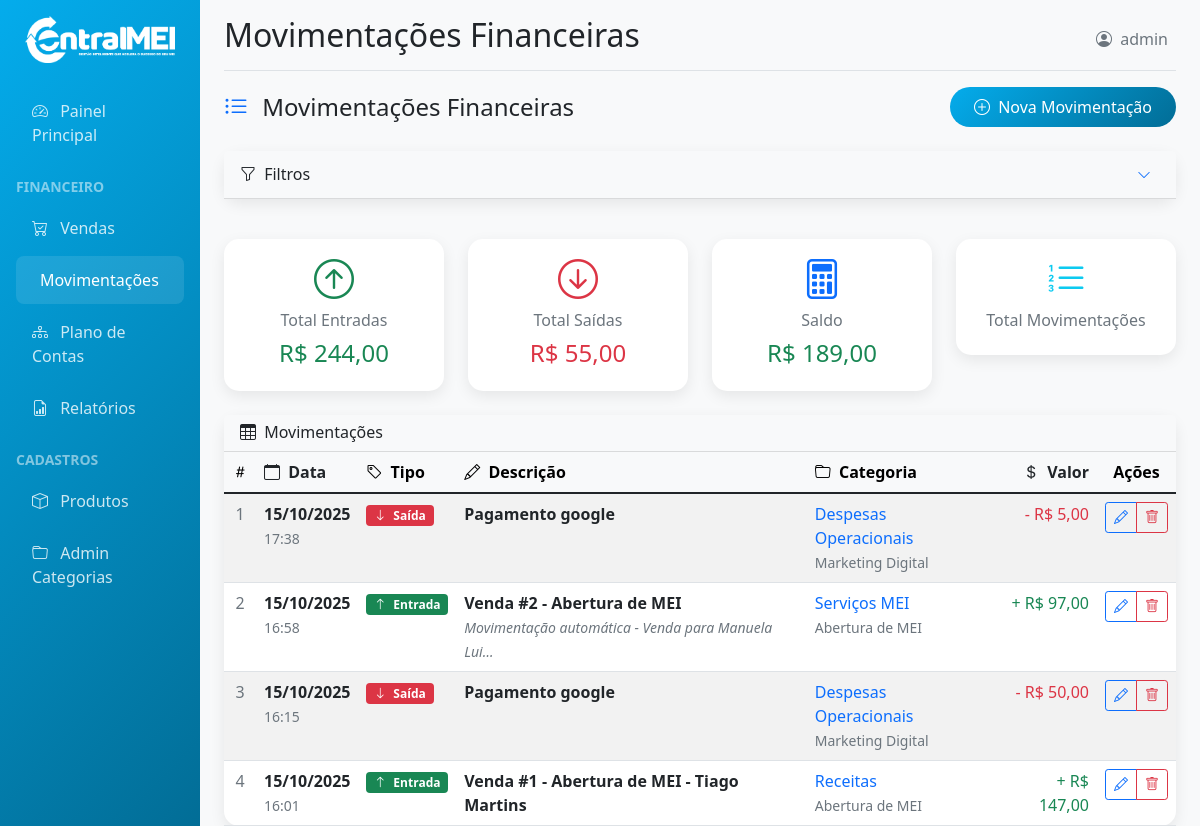
Page /dashboard/movimentacoes/ (signed in) on the earlier database version.
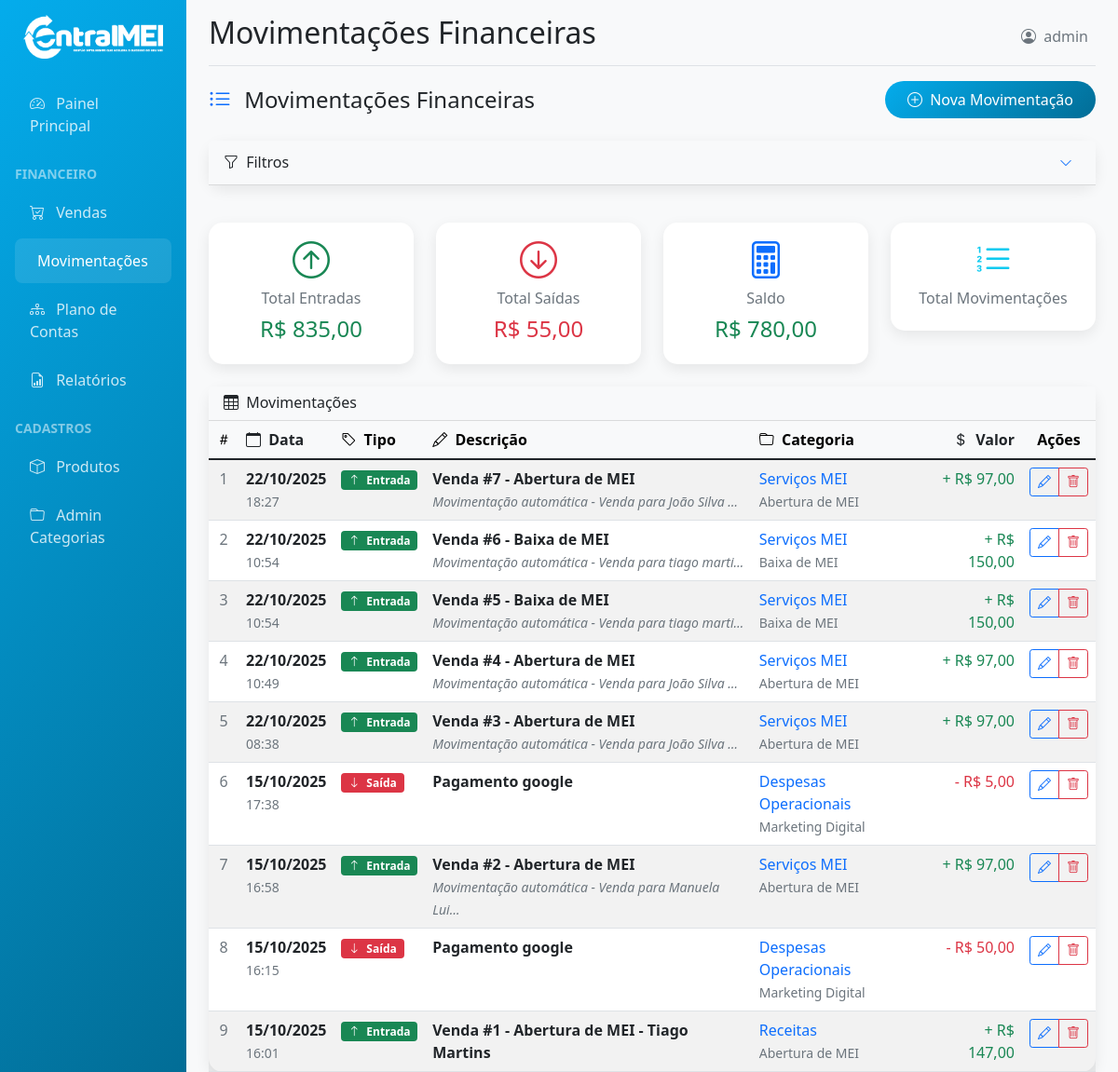
Same page on the later database version.
### dashboard/models.py (models this page shows, shortened)
class MovimentacaoCaixa(models.Model):
    TIPO_CHOICES = [
        ('entrada', 'Entrada'),
        ('saida', 'Saída'),
    ]
    tipo = models.CharField(max_length=10, choices=TIPO_CHOICES)
    categoria = models.ForeignKey(CategoriaPlanoContas, on_delete=models.CASCADE, related_name='movimentacoes', null=True, blank=True)
    subcategoria = models.ForeignKey(SubcategoriaPlanoContas, on_delete=models.CASCADE, related_name='movimentacoes', null=True, blank=True)
    descricao = models.CharField(max_length=200)
    valor = models.DecimalField(max_digits=10, decimal_places=2, validators=[MinValueValidator(Decimal('0.01'))])
    venda = models.ForeignKey(Venda, on_delete=models.CASCADE, null=True, blank=True, related_name='movimentacoes')
    data_movimentacao = models.DateTimeField()
    usuario = models.ForeignKey(User, on_delete=models.CASCADE, related_name='movimentacoes_criadas')
    observacoes = models.TextField(blank=True)
    criado_em = models.DateTimeField(auto_now_add=True)
    atualizado_em = models.DateTimeField(auto_now=True)
    class Meta:
        verbose_name = "Movimentação de Caixa"
        verbose_name_plural = "Movimentações de Caixa"
        ordering = ['-data_movimentacao']

class CategoriaPlanoContas(models.Model):
    TIPOS_CATEGORIA = [
        ('entrada', 'Entrada'),
        ('saida', 'Saída'),
    ]
    nome = models.CharField(max_length=100)
    tipo = models.CharField(max_length=10, choices=TIPOS_CATEGORIA)
    ativo = models.BooleanField(default=True)
    criado_em = models.DateTimeField(auto_now_add=True)
    class Meta:
        verbose_name = "Categoria do Plano de Contas"
        verbose_name_plural = "Categorias do Plano de Contas"
        ordering = ['tipo', 'nome']

class SubcategoriaPlanoContas(models.Model):
    categoria = models.ForeignKey(CategoriaPlanoContas, on_delete=models.CASCADE, related_name='subcategorias')
    nome = models.CharField(max_length=100)
    descricao = models.TextField(blank=True)
    ativo = models.BooleanField(default=True)
    criado_em = models.DateTimeField(auto_now_add=True)
    class Meta:
        verbose_name = "Subcategoria do Plano de Contas"
        verbose_name_plural = "Subcategorias do Plano de Contas"
        ordering = ['categoria', 'nome']

### dashboard/views.py (the view)
# urls.py: path('movimentacoes/', views.movimentacoes_list, name='movimentacoes_list'),
@login_required
@user_passes_test(is_staff_user)
def movimentacoes_list(request):
    movimentacoes = MovimentacaoCaixa.objects.all().order_by('-data_movimentacao')
    tipo_filter = request.GET.get('tipo')
    categoria_filter = request.GET.get('categoria')
    data_inicio = request.GET.get('data_inicio')
    data_fim = request.GET.get('data_fim')
    order = request.GET.get('order', '-data_movimentacao')
    if tipo_filter:
        movimentacoes = movimentacoes.filter(tipo=tipo_filter)
    if categoria_filter:
        movimentacoes = movimentacoes.filter(categoria_id=categoria_filter)
    if data_inicio:
        movimentacoes = movimentacoes.filter(data_movimentacao__date__gte=data_inicio)
    if data_fim:
        movimentacoes = movimentacoes.filter(data_movimentacao__date__lte=data_fim)
    if order:
        movimentacoes = movimentacoes.order_by(order)
    total_entradas = movimentacoes.filter(tipo='entrada').aggregate(
        total=Sum('valor')
    )['total'] or Decimal('0')
    total_saidas = movimentacoes.filter(tipo='saida').aggregate(
        total=Sum('valor')
    )['total'] or Decimal('0')
    saldo = total_entradas - total_saidas
    paginator = Paginator(movimentacoes, 25)
    page = request.GET.get('page')
    movimentacoes_page = paginator.get_page(page)
    categorias = CategoriaPlanoContas.objects.filter(ativo=True)
    context = {
        'title': 'Movimentações Financeiras',
        'movimentacoes': movimentacoes_page,
        'categorias': categorias,
        'total_entradas': total_entradas,
        'total_saidas': total_saidas,
        'saldo': saldo,
    }
    return render(request, 'dashboard/movimentacoes_list.html', context)

### core/context_processors.py (called while the page is built)
def company_context(request):
    return {
        'COMPANY_NAME': settings.COMPANY_NAME,
        'COMPANY_PHONE': settings.COMPANY_PHONE,
        'COMPANY_EMAIL': settings.COMPANY_EMAIL,
        'COMPANY_ADDRESS': settings.COMPANY_ADDRESS,
        'CONTACT_EMAIL': settings.CONTACT_EMAIL,
    }

### dashboard/views.py (called while the page is built)
def is_staff_user(user):
    return user.is_staff

### dashboard/templates/dashboard/movimentacoes_list.html (shortened to what the changed rows need)
{% extends 'dashboard/base.html' %}
{% block page_title %}{{ title }}{% endblock %}
{% block content %}
<div class="row mb-4">
    <div class="col-md-3">
        <div class="card text-center card-custom">
            <div class="card-body">
                <i class="bi bi-arrow-up-circle display-6 text-success"></i>
                <h6 class="card-title text-muted mt-2">Total Entradas</h6>
                <h4 class="text-success">R$ {{ total_entradas|floatformat:2 }}</h4>
            </div>
        </div>
    </div>
    <div class="col-md-3">
        <div class="card text-center card-custom">
            <div class="card-body">
                <i class="bi bi-calculator display-6 text-primary"></i>
                <h6 class="card-title text-muted mt-2">Saldo</h6>
                <h4 class="{% if saldo >= 0 %}text-success{% else %}text-danger{% endif %}">
                    R$ {{ saldo|floatformat:2 }}
                </h4>
            </div>
        </div>
    </div>
</div>
<div class="row">
    <div class="col-12">
        <div class="card card-custom">
            <div class="card-body p-0">
                {% if movimentacoes %}
                    <div class="table-responsive">
                        <table class="table table-striped table-hover mb-0">
                            <thead class="table-light">
                                <tr>
                                    <th class="text-center">
                                        <i class="bi bi-hash"></i>
                                    </th>
                                    <th>
                                        <a href="?{{ request.GET.urlencode }}&order=data_movimentacao"
                                           class="text-decoration-none text-dark">
                                            <i class="bi bi-calendar me-1"></i>
                                            Data
                                        </a>
                                    </th>
                                    <th>
                                        <i class="bi bi-tag me-1"></i>
                                        Tipo
                                    </th>
                                    <th>
                                        <i class="bi bi-pencil me-1"></i>
                                        Descrição
                                    </th>
                                    <th>
                                        <i class="bi bi-folder me-1"></i>
                                        Categoria
                                    </th>
                                    <th class="text-end">
                                        <a href="?{{ request.GET.urlencode }}&order=valor"
                                           class="text-decoration-none text-dark">
                                            <i class="bi bi-currency-dollar me-1"></i>
                                            Valor
                                        </a>
                                    </th>
                                    <th class="text-center">Ações</th>
                                </tr>
                            </thead>
                            <tbody>
                                {% for movimentacao in movimentacoes %}
                                    <tr>
                                        <td class="text-center text-muted">
                                            {{ forloop.counter }}
                                        </td>
                                        <td>
                                            <span class="fw-bold">{{ movimentacao.data_movimentacao|date:"d/m/Y" }}</span>
                                            <br>
                                            <small class="text-muted">{{ movimentacao.data_movimentacao|time:"H:i" }}</small>
                                        </td>
                                        <td>
                                            {% if movimentacao.tipo == 'entrada' %}
                                                <span class="badge bg-success">
                                                    <i class="bi bi-arrow-up me-1"></i>
                                                    Entrada
                                                </span>
                                            {% else %}
                                                <span class="badge bg-danger">
                                                    <i class="bi bi-arrow-down me-1"></i>
                                                    Saída
                                                </span>
                                            {% endif %}
                                        </td>
                                        <td>
                                            <div class="fw-bold">{{ movimentacao.descricao }}</div>
                                            {% if movimentacao.observacoes %}
                                                <small class="text-muted fst-italic">
                                                    {{ movimentacao.observacoes|truncatechars:50 }}
                                                </small>
                                            {% endif %}
                                        </td>
                                        <td>
                                            <div class="text-primary">{{ movimentacao.categoria.nome }}</div>
                                            {% if movimentacao.subcategoria %}
                                                <small class="text-muted">{{ movimentacao.subcategoria.nome }}</small>
                                            {% endif %}
                                        </td>
                                        <td class="text-end">
                                            <span class="h6 mb-0 {% if movimentacao.tipo == 'entrada' %}text-success{% else %}text-danger{% endif %}">
                                                {% if movimentacao.tipo == 'entrada' %}+{% else %}-{% endif %}
                                                R$ {{ movimentacao.valor|floatformat:2 }}
                                            </span>
                                        </td>
                                        <td class="text-center">
                                            <div class="btn-group btn-group-sm">
                                                <a href="{% url 'dashboard:movimentacao_update' movimentacao.pk %}"
                                                   class="btn btn-outline-primary" title="Editar">
                                                    <i class="bi bi-pencil"></i>
                                                </a>
                                                <button type="button" class="btn btn-outline-danger"
                                                        title="Excluir" data-bs-toggle="modal"
                                                        data-bs-target="#deleteModal{{ movimentacao.pk }}">
                                                    <i class="bi bi-trash"></i>
                                                </button>
                                            </div>
                                        </td>
                                    </tr>
                                {% endfor %}
                            </tbody>
                        </table>
                    </div>
                {% endif %}
            </div>
        </div>
    </div>
</div>
{% endblock %}

Differences in the rows shown:
added MovimentacaoCaixa: data_movimentacao "22/10/2025", data_movimentacao "18:27", tipo "entrada" (drawn), descricao "Venda #7 - Abertura de MEI", observacoes "Movimentação automática - Venda para João Silva …", categoria.nome "Serviços MEI", subcategoria.nome "Abertura de MEI", valor "97,00"
added MovimentacaoCaixa: data_movimentacao "22/10/2025", data_movimentacao "10:54", tipo "entrada" (drawn), descricao "Venda #6 - Baixa de MEI", observacoes "Movimentação automática - Venda para tiago marti…", categoria.nome "Serviços MEI", subcategoria.nome "Baixa de MEI", valor "150,00"
added MovimentacaoCaixa: data_movimentacao "22/10/2025", data_movimentacao "10:54", tipo "entrada" (drawn), descricao "Venda #5 - Baixa de MEI", observacoes "Movimentação automática - Venda para tiago marti…", categoria.nome "Serviços MEI", subcategoria.nome "Baixa de MEI", valor "150,00"
added MovimentacaoCaixa: data_movimentacao "22/10/2025", data_movimentacao "10:49", tipo "entrada" (drawn), descricao "Venda #4 - Abertura de MEI", observacoes "Movimentação automática - Venda para João Silva …", categoria.nome "Serviços MEI", subcategoria.nome "Abertura de MEI", valor "97,00"
added MovimentacaoCaixa: data_movimentacao "22/10/2025", data_movimentacao "08:38", tipo "entrada" (drawn), descricao "Venda #3 - Abertura de MEI", observacoes "Movimentação automática - Venda para João Silva …", categoria.nome "Serviços MEI", subcategoria.nome "Abertura de MEI", valor "97,00"
Other differences:
{{ total_entradas|floatformat:2 }}: "244,00" → "835,00"
{{ saldo|floatformat:2 }}: "189,00" → "780,00"
